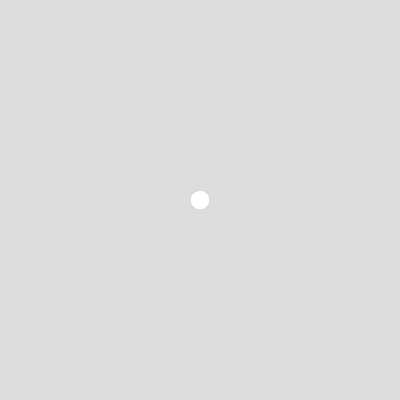
Frame 1 (no input)
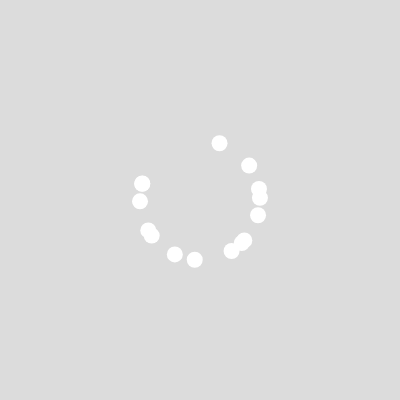
Frame 60 (no input)
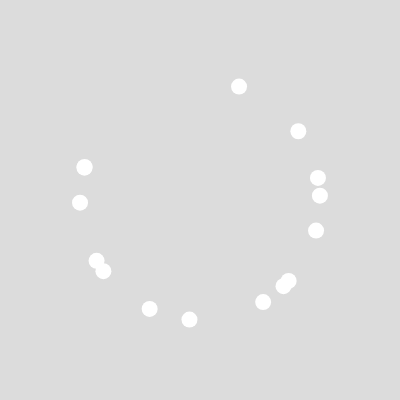
Frame 120 (the mouse pressed at the canvas centre since frame 60)

The p5.js sketch that drew these frames (run headless with seeded random() and noise() and a simulated clock; from frame 60 on, the mouse is pressed at the canvas centre):

// p5.js sketch
// ── sketch.js
// TODO: Make a flock class
const flock = [];

function setup() {
  createCanvas(400, 400);
  // Instantiate flock/boids
  for (let i = 0; i < 15; i++) {
    flock.push(new Boid());
  }
}

function draw() {
  background(220);

  for(let boid of flock) {
    boid.update()
    boid.show()
  }
}

// ── boid.js
class Boid {
  constructor() {
    //                              middle
    this.position = createVector(width/2, height/2);
    this.velocity = p5.Vector.random2D();
    this.acceleration = createVector();
  }

  // Compute thread. Essential.
  update() {
    this.position.add(this.velocity);
    this.velocity.add(this.acceleration);
  }

  // Rendering thread. Essential.
  show() {
    strokeWeight(16);
    stroke(255);
    point(this.position.x, this.position.y)
  }
}
